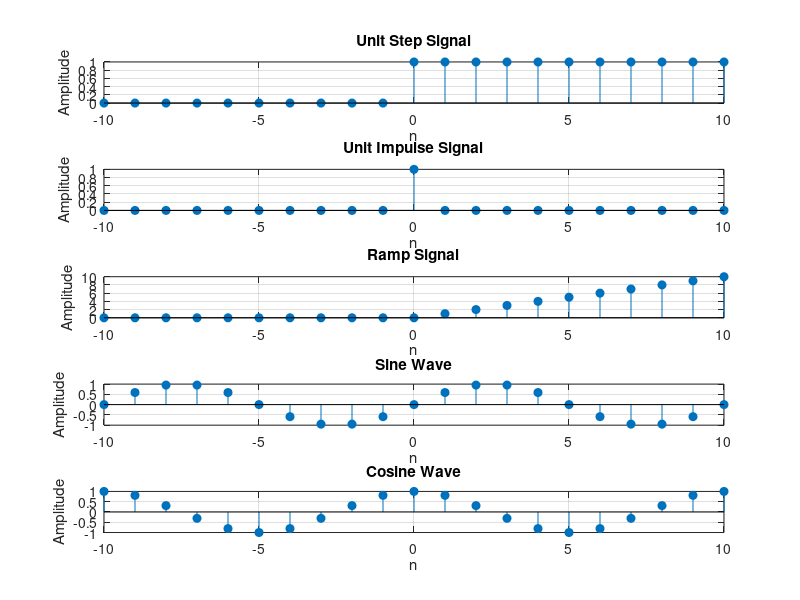

Reproduce this figure in MATLAB.
clc;
clear;
close all;

% Time Axis
n = -10:10;

% Unit Step Signal
u = (n >= 0);

% Unit Impulse Signal
d = (n == 0);

% Ramp Signal
r = n .* (n >= 0);

% Sine Wave
f = 0.1;
x_sin = sin(2*pi*f*n);

% Cosine Wave
x_cos = cos(2*pi*f*n);

% Plotting
figure;

subplot(5,1,1)
stem(n,u,'filled')
grid on
title('Unit Step Signal')
xlabel('n')
ylabel('Amplitude')

subplot(5,1,2)
stem(n,d,'filled')
grid on
title('Unit Impulse Signal')
xlabel('n')
ylabel('Amplitude')

subplot(5,1,3)
stem(n,r,'filled')
grid on
title('Ramp Signal')
xlabel('n')
ylabel('Amplitude')

subplot(5,1,4)
stem(n,x_sin,'filled')
grid on
title('Sine Wave')
xlabel('n')
ylabel('Amplitude')

subplot(5,1,5)
stem(n,x_cos,'filled')
grid on
title('Cosine Wave')
xlabel('n')
ylabel('Amplitude')
